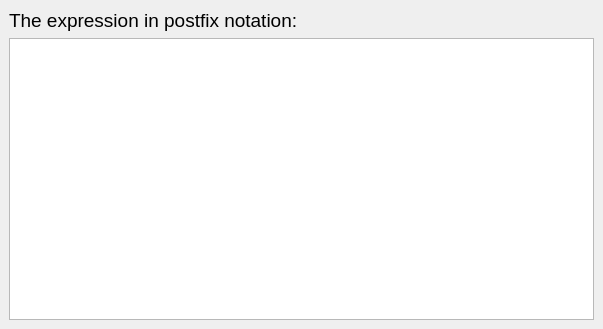
<?xml version="1.0" encoding="UTF-8"?>
<ui version="4.0">
 <class>ResultWindow</class>
 <widget class="QMainWindow" name="ResultWindow">
  <property name="windowModality">
   <enum>Qt::ApplicationModal</enum>
  </property>
  <property name="geometry">
   <rect>
    <x>0</x>
    <y>0</y>
    <width>603</width>
    <height>329</height>
   </rect>
  </property>
  <property name="font">
   <font>
    <pointsize>14</pointsize>
    <stylestrategy>PreferAntialias</stylestrategy>
   </font>
  </property>
  <property name="windowTitle">
   <string>MainWindow</string>
  </property>
  <property name="locale">
   <locale language="English" country="UnitedStates"/>
  </property>
  <property name="tabShape">
   <enum>QTabWidget::Triangular</enum>
  </property>
  <widget class="QWidget" name="resultcentralwidget">
   <layout class="QGridLayout" name="gridLayout">
    <item row="0" column="0">
     <widget class="QLabel" name="labelResult">
      <property name="sizePolicy">
       <sizepolicy hsizetype="Expanding" vsizetype="Preferred">
        <horstretch>0</horstretch>
        <verstretch>0</verstretch>
       </sizepolicy>
      </property>
      <property name="text">
       <string>The expression in postfix notation:</string>
      </property>
      <property name="wordWrap">
       <bool>true</bool>
      </property>
     </widget>
    </item>
    <item row="1" column="0">
     <widget class="QTextEdit" name="resultTextEdit">
      <property name="cursor" stdset="0">
       <cursorShape>IBeamCursor</cursorShape>
      </property>
      <property name="frameShape">
       <enum>QFrame::StyledPanel</enum>
      </property>
      <property name="readOnly">
       <bool>true</bool>
      </property>
     </widget>
    </item>
   </layout>
  </widget>
 </widget>
 <resources/>
 <connections/>
</ui>
